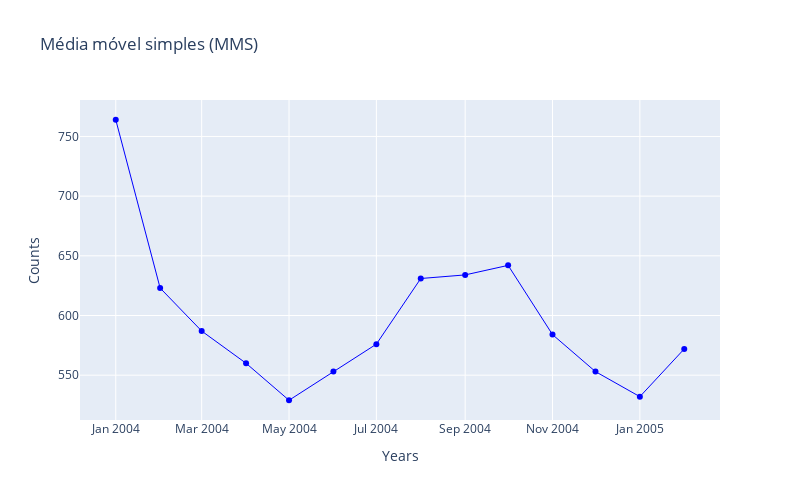

Here is the notebook cell this chart was saved with:
### Code cell
# Create traces
fig = go.Figure()

fig.add_trace(go.Scatter(x=df.index, 
                         y=df['diet'].groupby(df.index.year).sum(), 
                         name='Diet', 
              line = dict(color='blue', width=1)))

fig.update_layout(title='Simple moving average (SMA)',
                   xaxis_title='Years',
                   yaxis_title='Counts', 
                  height=500, 
                  width=800)
fig

### Figure 1 — Plotly figure (JSON) as saved in the notebook; plotly's stock layout.template omitted (floating-point values rounded to 4 significant figures; data arrays with more than 128 entries replaced by an {"elided": "..."} marker saying what was removed)
{"data": [{"line": {"color": "blue", "width": 1}, "name": "Diet", "type": "scatter", "x": {"elided": "168 str values"}, "y": [764, 623, 587, 560, 529, 553, 576, 631, 634, 642, 584, 553, 532, 572]}], "layout": {"height": 500, "title": {"text": "Média móvel simples (MMS)"}, "width": 800, "xaxis": {"title": {"text": "Years"}}, "yaxis": {"title": {"text": "Counts"}}}}
